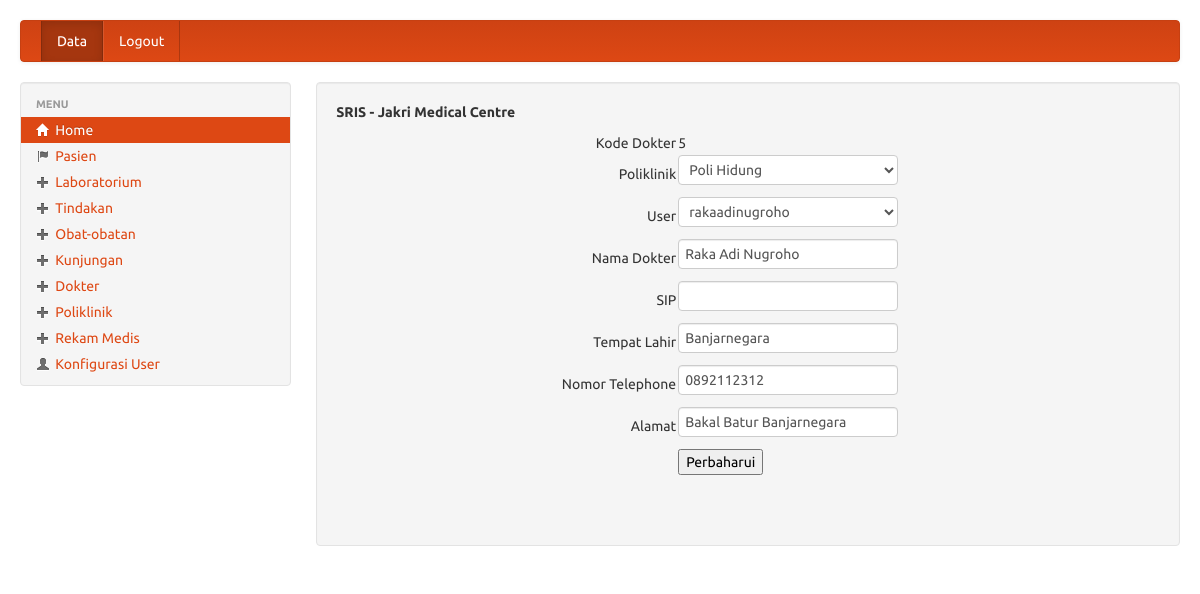
/medis/pengurus/formeditdokter.php?kd_dokter=5 (signed in), run on the app's committed database.
### tables this page shows
CREATE TABLE IF NOT EXISTS `dokter` (
  `kd_dokter` int(11) NOT NULL AUTO_INCREMENT,
  `kd_poli` int(11) NOT NULL,
  `tgl_kunjungan` date NOT NULL,
  `kd_user` int(11) NOT NULL,
  `nm_dokter` varchar(300) NOT NULL,
  `sip` enum('pagi','siang','malam','') NOT NULL,
  `tmpat_lhr` varchar(300) NOT NULL,
  `no_tlp` varchar(14) NOT NULL,
  `alamat` varchar(300) NOT NULL,
  PRIMARY KEY (`kd_dokter`)
);

### medis/pengurus/formeditdokter.php (the view, shortened to what this page needs)
<?php require_once('../Connections/koneksi.php'); ?>
<?php
if (!function_exists("GetSQLValueString")) {
function GetSQLValueString($theValue, $theType, $theDefinedValue = "", $theNotDefinedValue = "")
{
  $theValue = function_exists("mysql_real_escape_string") ? mysql_real_escape_string($theValue) : mysql_escape_string($theValue);
  switch ($theType) {
    case "long":
    case "int":
      $theValue = ($theValue != "") ? intval($theValue) : "NULL";
      break;
  }
  return $theValue;
}
}
$editFormAction = $_SERVER['PHP_SELF'];
if (isset($_SERVER['QUERY_STRING'])) {
  $editFormAction .= "?" . htmlentities($_SERVER['QUERY_STRING']);
}
$colname_tampil = "-1";
if (isset($_GET['kd_dokter'])) {
  $colname_tampil = $_GET['kd_dokter'];
}
$query_tampil = sprintf("SELECT * FROM dokter WHERE kd_dokter = %s", GetSQLValueString($colname_tampil, "int"));
$tampil = mysql_query($query_tampil, $koneksi) or die(mysql_error());
$row_tampil = mysql_fetch_assoc($tampil);
$query_poli = "SELECT * FROM poliklinik";
$poli = mysql_query($query_poli, $koneksi) or die(mysql_error());
$row_poli = mysql_fetch_assoc($poli);
$query_user = "SELECT * FROM login";
$user = mysql_query($query_user, $koneksi) or die(mysql_error());
$row_user = mysql_fetch_assoc($user);
?>
<!DOCTYPE html PUBLIC "-//W3C//DTD XHTML 1.0 Transitional//EN" "http://www.w3.org/TR/xhtml1/DTD/xhtml1-transitional.dtd">
<html xmlns="http://www.w3.org/1999/xhtml">
<head>
<link rel='stylesheet' type='text/css' href='../library/bootstrap/bootstrap.css'/>
<link rel='stylesheet' type='text/css' href='../library/bootstrap/style.css'/>
</head>
<body>
<div class='container-fluid' style='margin-top:20px;'>
<?php include("navbar.php"); ?>
	<div class='row-fluid'>
	<?php include("sidebar.php"); ?>
    <div class="span9">
    <div class='well' fixed center;'>
		<b>SRIS - Jakri Medical Centre</b>
		<p style='margin-top:10px'>
		<form action="<?php echo $editFormAction; ?>" method="post" name="form1" id="form1">
		  <table width="454" height="278" align="center">
		    <tr valign="baseline">
		      <td nowrap="nowrap" align="right">Kode Dokter </td>
		      <td><?php echo $row_tampil['kd_dokter']; ?></td>
	        </tr>
		    <tr valign="baseline">
		      <td nowrap="nowrap" align="right">Poliklinik</td>
		      <td><select name="kd_poli">
		        <?php
do {
?>
		        <option value="<?php echo $row_poli['kd_poli']?>" <?php if (!(strcmp($row_poli['kd_poli'], htmlentities($row_tampil['kd_poli'], ENT_COMPAT, 'utf-8')))) {echo "SELECTED";} ?>><?php echo $row_poli['nm_poli']?></option>
		        <?php
} while ($row_poli = mysql_fetch_assoc($poli));
?>
		        </select></td>
	        </tr>
		    <tr valign="baseline">
		      <td nowrap="nowrap" align="right">User</td>
		      <td><select name="kd_user">
		        <?php
do {
?>
		        <option value="<?php echo $row_user['kd_user']?>" <?php if (!(strcmp($row_user['kd_user'], htmlentities($row_tampil['kd_user'], ENT_COMPAT, 'utf-8')))) {echo "SELECTED";} ?>><?php echo $row_user['username']?></option>
		        <?php
} while ($row_user = mysql_fetch_assoc($user));
?>
		        </select></td>
	        </tr>
		    <tr valign="baseline">
		      <td nowrap="nowrap" align="right">Nama Dokter</td>
		      <td><input type="text" name="nm_dokter" value="<?php echo htmlentities($row_tampil['nm_dokter'], ENT_COMPAT, 'utf-8'); ?>" size="32" /></td>
	        </tr>
		    <tr valign="baseline">
		      <td nowrap="nowrap" align="right">SIP</td>
		      <td><input type="text" name="sip" value="<?php echo htmlentities($row_tampil['sip'], ENT_COMPAT, 'utf-8'); ?>" size="32" /></td>
	        </tr>
		    <tr valign="baseline">
		      <td nowrap="nowrap" align="right">Tempat Lahir</td>
		      <td><input type="text" name="tmpat_lhr" value="<?php echo htmlentities($row_tampil['tmpat_lhr'], ENT_COMPAT, 'utf-8'); ?>" size="32" /></td>
	        </tr>
		    <tr valign="baseline">
		      <td nowrap="nowrap" align="right">Nomor Telephone</td>
		      <td><input type="text" name="no_tlp" value="<?php echo htmlentities($row_tampil['no_tlp'], ENT_COMPAT, 'utf-8'); ?>" size="32" /></td>
	        </tr>
		    <tr valign="baseline">
		      <td nowrap="nowrap" align="right">Alamat</td>
		      <td><input type="text" name="alamat" value="<?php echo htmlentities($row_tampil['alamat'], ENT_COMPAT, 'utf-8'); ?>" size="32" /></td>
	        </tr>
		    <tr valign="baseline">
		      <td nowrap="nowrap" align="right">&nbsp;</td>
		      <td><input type="submit" value="Perbaharui" /></td>
	        </tr>
	      </table>
	  </form>
        <p>&nbsp;</p>
    </div>
    </div>
</div>
</body>
</html>

### data on the page
dokter: kd_dokter "5", nm_dokter "Raka Adi Nugroho", tmpat_lhr "Banjarnegara", no_tlp "0892112312", alamat "Bakal Batur Banjarnegara"

### other printed values
form field kd_poli "Poli Hidung"
form field kd_user "rakaadinugroho"
